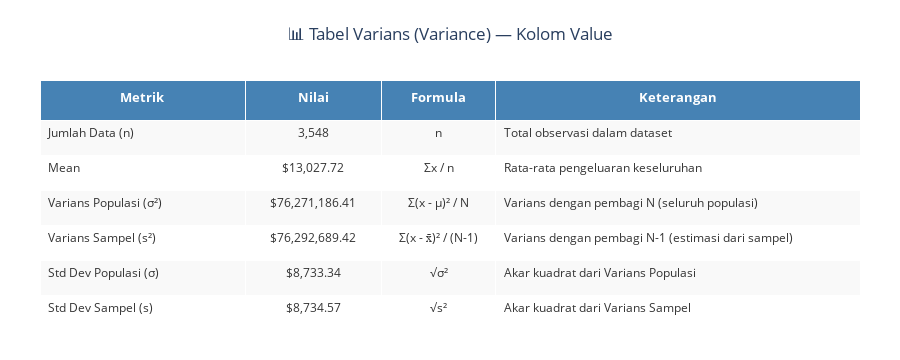

Here is the notebook cell this chart was saved with:
### Markdown cell above
### Varians (Variance) dan Standard Deviation

### Code cell
# ============================================================
# VARIANS — Kolom Value
# ============================================================
values = df['Value'].dropna()

var_population = np.var(values, ddof=0)   # Varians Populasi
var_sample     = np.var(values, ddof=1)   # Varians Sampel
std_population = np.std(values, ddof=0)   # Std Dev Populasi
std_sample     = np.std(values, ddof=1)   # Std Dev Sampel
mean_val       = np.mean(values)
n              = len(values)

# ============================================================
# TABLE PLOTLY
# ============================================================
metrics    = [
    'Jumlah Data (n)',
    'Mean',
    'Varians Populasi (σ²)',
    'Varians Sampel (s²)',
    'Std Dev Populasi (σ)',
    'Std Dev Sampel (s)'
]
vals       = [n, mean_val, var_population, var_sample, std_population, std_sample]
formatted  = [
    f"{n:,}",
    f"${mean_val:,.2f}",
    f"${var_population:,.2f}",
    f"${var_sample:,.2f}",
    f"${std_population:,.2f}",
    f"${std_sample:,.2f}"
]
keterangan = [
    'Total observasi dalam dataset',
    'Rata-rata pengeluaran keseluruhan',
    'Varians dengan pembagi N (seluruh populasi)',
    'Varians dengan pembagi N-1 (estimasi dari sampel)',
    'Akar kuadrat dari Varians Populasi',
    'Akar kuadrat dari Varians Sampel'
]
formula = [
    'n',
    'Σx / n',
    'Σ(x - μ)² / N',
    'Σ(x - x̄)² / (N-1)',
    '√σ²',
    '√s²'
]

row_colors = [
    ['#f9f9f9' if i % 2 == 0 else '#ffffff' for i in range(len(metrics))],
    ['#f9f9f9' if i % 2 == 0 else '#ffffff' for i in range(len(metrics))],
    ['#f9f9f9' if i % 2 == 0 else '#ffffff' for i in range(len(metrics))],
    ['#f9f9f9' if i % 2 == 0 else '#ffffff' for i in range(len(metrics))],
]

fig_table = go.Figure(data=[go.Table(
    columnwidth=[180, 120, 100, 320],
    header=dict(
        values=['<b>Metrik</b>', '<b>Nilai</b>', '<b>Formula</b>', '<b>Keterangan</b>'],
        fill_color='steelblue',
        font=dict(color='white', size=13),
        align='center',
        height=40
    ),
    cells=dict(
        values=[metrics, formatted, formula, keterangan],
        fill_color=row_colors,
        font=dict(color='#333333', size=12),
        align=['left', 'center', 'center', 'left'],
        height=35
    )
)])

fig_table.update_layout(
    title=dict(
        text='📊 Tabel Varians (Variance) — Kolom Value',
        font=dict(size=17),
        x=0.5
    ),
    margin=dict(t=80, b=40, l=40, r=40),
    paper_bgcolor='white',
    height=360
)


fig_table.show()

### Figure 1 — Plotly figure (JSON) as saved in the notebook; plotly's stock layout.template omitted (floating-point values rounded to 4 significant figures)
{"data": [{"cells": {"align": ["left", "center", "center", "left"], "fill": {"color": [["#f9f9f9", "#ffffff", "#f9f9f9", "#ffffff", "#f9f9f9", "#ffffff"], ["#f9f9f9", "#ffffff", "#f9f9f9", "#ffffff", "#f9f9f9", "#ffffff"], ["#f9f9f9", "#ffffff", "#f9f9f9", "#ffffff", "#f9f9f9", "#ffffff"], ["#f9f9f9", "#ffffff", "#f9f9f9", "#ffffff", "#f9f9f9", "#ffffff"]]}, "font": {"color": "#333333", "size": 12}, "height": 35, "values": [["Jumlah Data (n)", "Mean", "Varians Populasi (σ²)", "Varians Sampel (s²)", "Std Dev Populasi (σ)", "Std Dev Sampel (s)"], ["3,548", "$13,027.72", "$76,271,186.41", "$76,292,689.42", "$8,733.34", "$8,734.57"], ["n", "Σx / n", "Σ(x - μ)² / N", "Σ(x - x̄)² / (N-1)", "√σ²", "√s²"], ["Total observasi dalam dataset", "Rata-rata pengeluaran keseluruhan", "Varians dengan pembagi N (seluruh populasi)", "Varians dengan pembagi N-1 (estimasi dari sampel)", "Akar kuadrat dari Varians Populasi", "Akar kuadrat dari Varians Sampel"]]}, "columnwidth": [180, 120, 100, 320], "header": {"align": "center", "fill": {"color": "steelblue"}, "font": {"color": "white", "size": 13}, "height": 40, "values": ["<b>Metrik</b>", "<b>Nilai</b>", "<b>Formula</b>", "<b>Keterangan</b>"]}, "type": "table"}], "layout": {"height": 360, "margin": {"b": 40, "l": 40, "r": 40, "t": 80}, "paper_bgcolor": "white", "title": {"font": {"size": 17}, "text": "📊 Tabel Varians (Variance) — Kolom Value", "x": 0.5}}}
